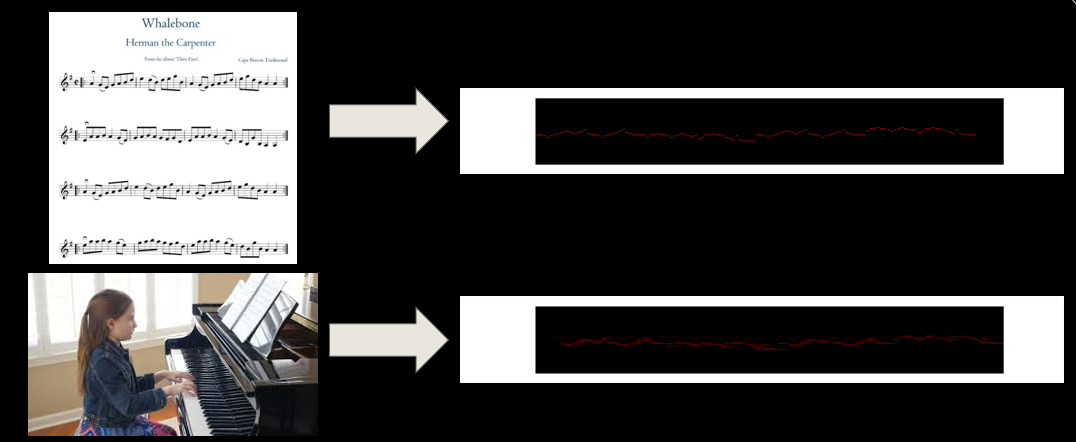
#> input picture img.png, 1076 x 442 px
$ python -i img_processing.py   (imports and definitions only)
#> lines starting #> are read from the running program, lines starting #| are printed output that depends on the picture; after the words box and inside, x2 and y2 are one past the last pixel; in counts of white or black regions, pixels touching at a corner belong together
import cv2
import numpy as np


def process_image(input_image_path, output_image_path_prefix):
    # Load the image
#> called with input_image_path = 'img.png', output_image_path_prefix = 'out.png'
    img_sheet = cv2.imread(input_image_path)
#> img_sheet is the input picture: shape (442, 1076, 3); mean B, G, R 70.9, 71.2, 72

    # Find black rectangles in the image
    black_rectangles = find_black_rectangles(img_sheet, input_image_path)

    # Crop black rectangle
    cropped_rectangle = crop_black_rectangle(img_sheet, black_rectangles)

    # Save cropped rectangle if it exists
    if cropped_rectangle is not None:
        cv2.imwrite(f"{output_image_path_prefix}_cropped_rectangle.jpg", cropped_rectangle)

    # Stretch the cropped rectangle
    if cropped_rectangle is not None:
        # Reduce noise
        reduced_noise_image = reduce_noise(cropped_rectangle,output_image_path_prefix)
        cv2.imwrite(f"{output_image_path_prefix}_reduced_noise.jpg",reduced_noise_image)

        # Pixelate image
        pixelated_image = pixelate(reduced_noise_image, 5)
        cv2.imwrite(f"{output_image_path_prefix}_pixelated.jpg", pixelated_image)

        img_sheet_cropped_stretched = crop_and_stretch(pixelated_image)
        cv2.imwrite(f"{output_image_path_prefix}_cropped_and_stretched.jpg", img_sheet_cropped_stretched)

        # Detect red lines
        red_lines = detect_red_lines(img_sheet_cropped_stretched)
        red_lines = sorted(red_lines, key=lambda x: x[0])  # Sort red lines by start position

        # Print the total number of red lines detected
        print(f"Total red lines detected: {len(red_lines)}")

        # Calculate the height from the detected red lines
        if red_lines:
            height = red_lines[0][2][1] - red_lines[0][0][1]
        else:
            height = 0

        # Put lines on the start and end positions of all red lines
        for line_num, (start_pos1, start_pos2, end_pos1, end_pos2) in enumerate(red_lines):
            # Draw blue line from first start position to second start position
            cv2.line(img_sheet_cropped_stretched, (start_pos1[0], start_pos1[1]), (start_pos2[0], start_pos2[1]), (255, 255, 255), 2)  # Blue color

            # Draw green line from first end position to second end position
            cv2.line(img_sheet_cropped_stretched, (end_pos1[0], end_pos1[1]), (end_pos2[0], end_pos2[1]), (0, 255, 0),
                     2)  # Green color

        # Save the image with colored lines drawn
        cv2.imwrite(f"{output_image_path_prefix}_detected_lines.jpg", img_sheet_cropped_stretched)

        return red_lines

def reduce_noise(image, filename, morph_kernel_size=5):
    # Convert the image to the HSV color space
    hsv = cv2.cvtColor(image, cv2.COLOR_BGR2HSV)
    cv2.imwrite(f"{filename}_hsv.jpg", hsv)
    # Define lower and upper bounds for red color in HSV
    lower_red = np.array([0, 80, 80])
    upper_red = np.array([10, 255, 255])

    # Create a mask to isolate red color
    red_mask = cv2.inRange(hsv, lower_red, upper_red)
    cv2.imwrite(f"{filename}_red_mask.jpg", red_mask)

    # Apply a morphological operation (opening) to remove small noise
    kernel = np.ones((morph_kernel_size, morph_kernel_size), np.uint8)
    opened_mask = cv2.morphologyEx(red_mask, cv2.MORPH_OPEN, kernel)
    cv2.imwrite(f"{filename}_morphology.jpg", opened_mask)

    # Bitwise-AND the original image with the cleaned mask
    # first parameter: source image;
    # second parameter: destination image;
    # third parameter: result image afer performing morphological opening operation;
    result = cv2.bitwise_and(image, image, mask=opened_mask)
    cv2.imwrite(f"{filename}_bitwise.jpg", result)

    return result


def detect_red_lines(image, min_distance=10):
    red_lines = []
    height, width, _ = image.shape
    scanned_positions = set()  # Set to store scanned positions

    # 1. Vertically Search for Red Color (First Start Position)
    for y in range(image.shape[0] - 1, -1, -1):  # Iterate over rows (from bottom to top)
        for x in range(image.shape[1]):  # Iterate over columns (from left to right)
            # Check if the pixel at coordinates (x, y) is red and if it has not been scanned before
            if is_red_pixel(image[y, x]) and (x, y) not in scanned_positions:
                # Record the coordinates as the first start position
                first_start_position = (x, y)
                scanned_positions.add((x, y))  # Add the position to scanned positions

                # Initialize second_start_position and first_end_position
                second_start_position = None
                first_end_position = None

                # 2. Continue Vertically to Find the End of Red Color (Second Start Position)
                for y_end in range(y - 1, -1, -1):  # Continue from first start position upwards
                    if not is_red_pixel(image[y_end, x]):
                        # Record the coordinates as the second end position
                        second_start_position = (x, y_end)
                        break  # Exit the loop once the second end position is found

                # Ensure second_start_position is found before proceeding
                if second_start_position is not None:
                    # 3. Calculate Height
                    height = second_start_position[1] - first_start_position[1]

                    # 4. Horizontal Search for Red Color (First End Position)
                    for x_end in range(x, width):
                        if not is_red_pixel(image[first_start_position[1], x_end]):
                            # Record the coordinates of the last pixel with red color as the first end position
                            first_end_position = (x_end - 1, first_start_position[1])
                            # Store all scanned positions during horizontal search
                            scanned_positions.update((x, first_start_position[1]) for x in range(x, x_end))
                            break

                    # Check if first_end_position is found before proceeding
                    if first_end_position is None:
                        # If the loop completes without finding any non-red pixel,
                        # consider the last pixel in the row as the first end position
                        first_end_position = (width - 1, first_start_position[1])

                    # 5. Calculate Second End Position
                    second_end_position = (first_end_position[0], first_end_position[1] + height)

                    # 6. Check if this line overlaps with any existing line
                    is_overlapping = False
                    for line in red_lines:
                        _, _, existing_end1, existing_end2 = line
                        if abs(existing_end1[0] - first_end_position[0]) < min_distance and \
                                abs(existing_end1[1] - first_end_position[1]) < min_distance and \
                                abs(existing_end2[0] - second_end_position[0]) < min_distance and \
                                abs(existing_end2[1] - second_end_position[1]) < min_distance:
                            is_overlapping = True
                            break

                    # 7. If not overlapping, add the line to red_lines
                    if not is_overlapping:
                        red_lines.append(
                            (first_start_position, second_start_position, first_end_position, second_end_position))

    return red_lines


def is_red_pixel(pixel):
    # Check if the pixel is red based on its HSV values or any other criterion
    # Implement this function according to your requirements
    # For simplicity, we'll assume any pixel with non-zero Red channel is red
    return pixel[2] > 0


def pixelate(image, pixel_size):
    # Resize the image to a smaller size
    small = cv2.resize(image, None, fx=1/pixel_size, fy=1/pixel_size, interpolation=cv2.INTER_NEAREST)

    # Resize the small image back to the original size
    pixelated = cv2.resize(small, (image.shape[1], image.shape[0]), interpolation=cv2.INTER_NEAREST)

    return pixelated


def find_black_rectangles(img, input_image_path):
    # Convert the image to grayscale
#> called with input_image_path = 'img.png'
    img_gray = cv2.cvtColor(img, cv2.COLOR_BGR2GRAY)
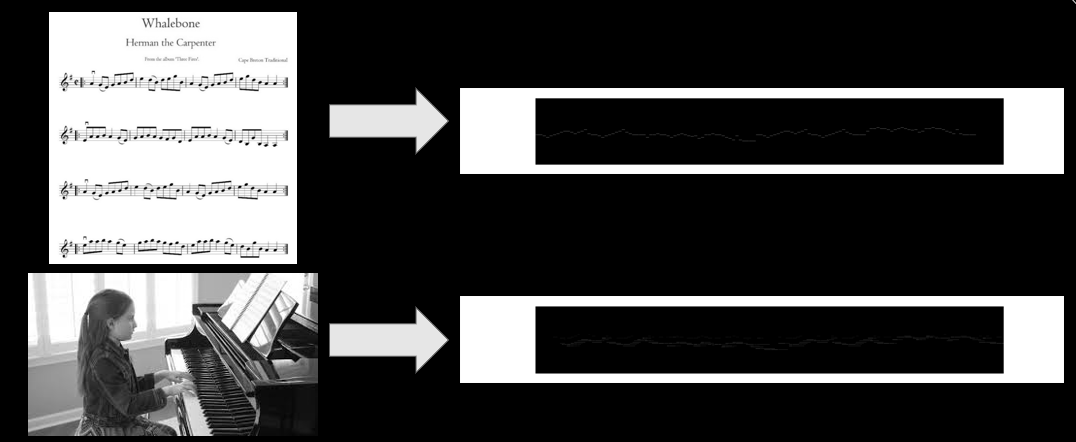
#> img_gray: shape (442, 1076); min 0, max 255, mean 71.4

    # Apply adaptive thresholding to obtain a binary image
    binary_img = cv2.adaptiveThreshold(img_gray, 255, cv2.ADAPTIVE_THRESH_GAUSSIAN_C, cv2.THRESH_BINARY_INV, 11, 2)
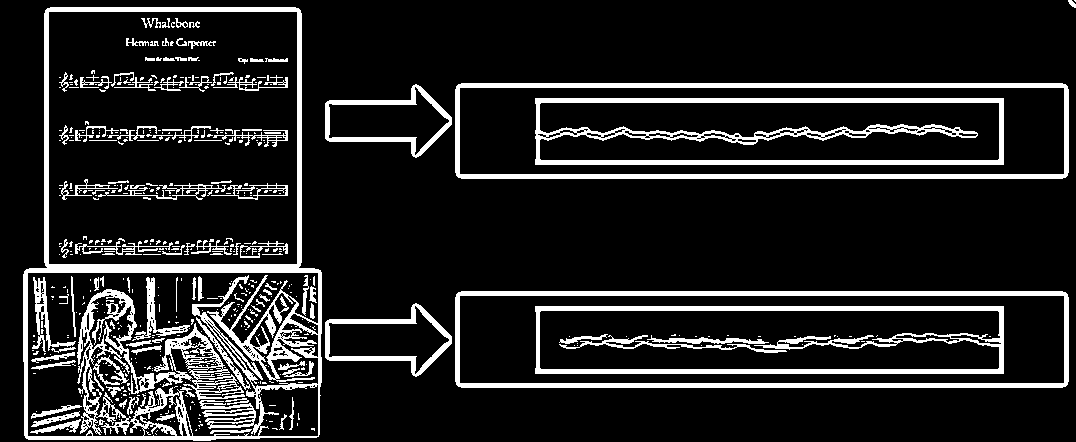
#> binary_img: shape (442, 1076); 13.6% white; 492 white regions (379 under 20 px)
    cv2.imwrite(f"{input_image_path}_binary.jpg", binary_img)

    # Find contours in the binary image
    contours, _ = cv2.findContours(binary_img, cv2.RETR_EXTERNAL, cv2.CHAIN_APPROX_SIMPLE)
#> contours = 7 contours, 1 with area under 20; largest, box (x1, y1, x2, y2) and area: (23, 7, 322, 441) 117606, (455, 291, 1069, 388) 58800, (455, 83, 1069, 179) 58187, (325, 303, 452, 377) 5328, (325, 84, 452, 158) 5328, (1068, 0, 1076, 8) 26

    # Filter contours based on area
    min_contour_area = 100
    black_rectangles = [contour for contour in contours if cv2.contourArea(contour) > min_contour_area]
#> black_rectangles = 5 contours; box (x1, y1, x2, y2) and area: (23, 7, 322, 441) 117606, (455, 291, 1069, 388) 58800, (455, 83, 1069, 179) 58187, (325, 303, 452, 377) 5328, (325, 84, 452, 158) 5328

    # Draw contours on the original image
    img_with_contours = img.copy()
    cv2.drawContours(img_with_contours, black_rectangles, -1, (0, 255, 0), 2)  # Green color, thickness 2
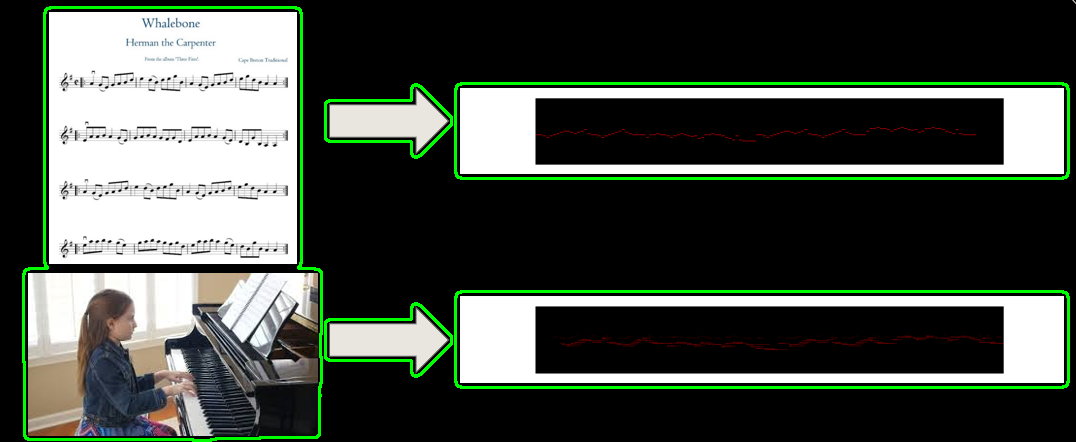
#> img_with_contours: shape (442, 1076, 3); 3.17% of pixels changed, all inside (x1, y1, x2, y2) = (22, 6, 1070, 442)
    cv2.imwrite(f"{input_image_path}_contour.jpg", img_with_contours)

    return black_rectangles

def crop_black_rectangle(img, rectangles):
    if rectangles:
        rect = rectangles[0]  # Select the first rectangle found
#> rect = contour of 36 points, box (x1, y1, x2, y2) (325, 303, 452, 377), area 5328
        x, y, w, h = cv2.boundingRect(rect)
#> x = 325; y = 303; w = 127; h = 74
        cropped_rect = img[y:y + h, x:x + w]
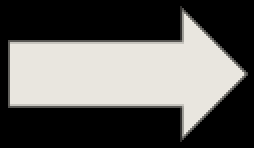
#> cropped_rect: shape (74, 127, 3) (shown 2 times larger); mean B, G, R 91.4, 94.3, 95.6
#> in reduce_noise, `hsv = cv2.cvtColor(image, cv2.COLOR_BGR2HSV)`: hsv: shape (74, 127, 3); mean H, S, V 9.3, 4.9, 95.6
#> in reduce_noise, `red_mask = cv2.inRange(hsv, lower_red, upper_red)`: red_mask: shape (74, 127); every value is 0
#> in reduce_noise, `result = cv2.bitwise_and(image, image, mask=opened_mask)`: result: shape (74, 127, 3); every value is 0
        return cropped_rect
    else:
        return None


def crop_and_stretch(img):
    # Find the first and last non-black columns
    non_black_cols = np.where(np.any(img != 0, axis=0))[0]
#> non_black_cols = empty array
    if non_black_cols.size:
        start_col = non_black_cols[0]
        end_col = non_black_cols[-1]
    else:
        # If no non-black columns found, return the original image
        return img

    # Crop the image based on the bounding box of non-black regions along the width
    cropped_img = img[:, start_col:end_col + 1]

    # Calculate the original width
    original_width = img.shape[1]

    # Stretch the cropped image horizontally to match the original width
    stretched_img = cv2.resize(cropped_img, (original_width, cropped_img.shape[0]))

    return stretched_img

>>> result = process_image('img.png', 'out.png')
#> in process_image, `red_lines = detect_red_lines(img_sheet_cropped_stretched)`: red_lines = []
#| Total red lines detected: 0
#> result = []

$ run again, on img_1.png
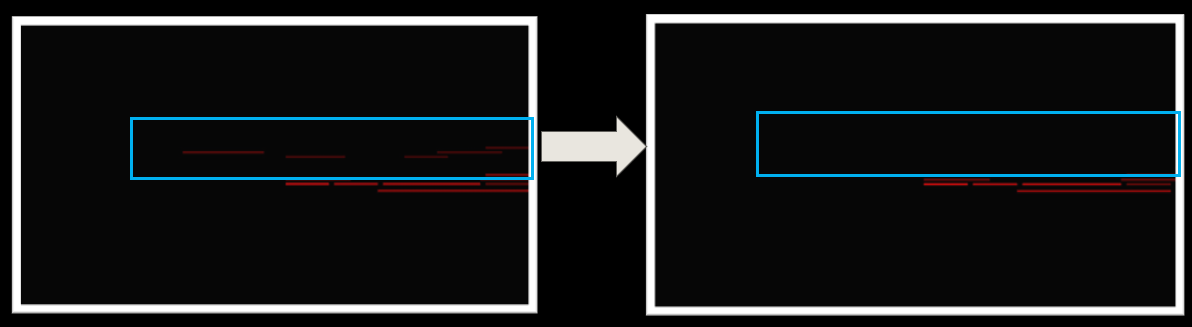
#> input picture img_1.png, 1192 x 327 px
#> in process_image, img_sheet is the input picture: shape (327, 1192, 3); mean B, G, R 28, 27.1, 25.4
#> in find_black_rectangles, `binary_img = cv2.adaptiveThreshold(img_gray, 255, cv2.ADAPTIVE_THRESH_..`:
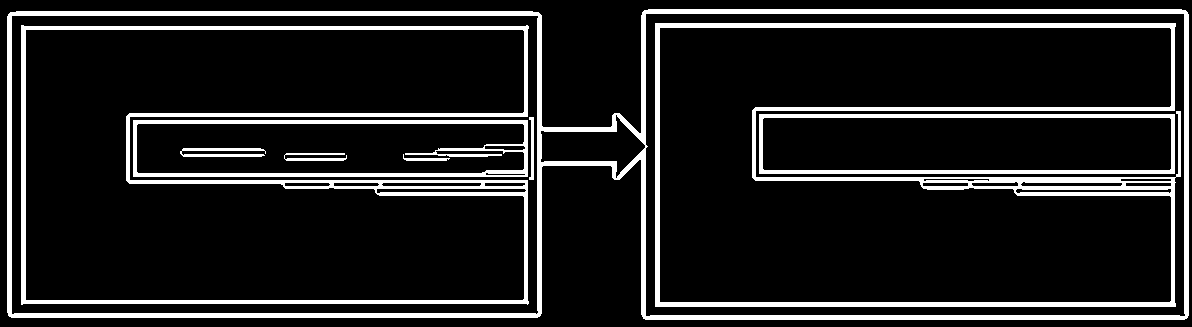
#> binary_img: shape (327, 1192); 13.1% white; 9 white regions
#> contours = 1 contour; box (x1, y1, x2, y2) and area: (7, 9, 1189, 320) 337030
#> in find_black_rectangles, `black_rectangles = [contour for contour in contours if cv2.contourArea..`: black_rectangles has the same summary as contours
#> img_with_contours: shape (327, 1192, 3); 2.75% of pixels changed, all inside (x1, y1, x2, y2) = (6, 8, 1190, 321)
#> in process_image, `black_rectangles = find_black_rectangles(img_sheet, input_image_path)`: black_rectangles has the same summary as contours in find_black_rectangles
#> rect = contour of 67 points, box (x1, y1, x2, y2) (7, 9, 1189, 320), area 337030
#> x = 7; y = 9; w = 1182; h = 311
#> hsv: shape (311, 1182, 3); mean H, S, V 2.2, 7.5, 30.6
#> in reduce_noise, `red_mask = cv2.inRange(hsv, lower_red, upper_red)`:
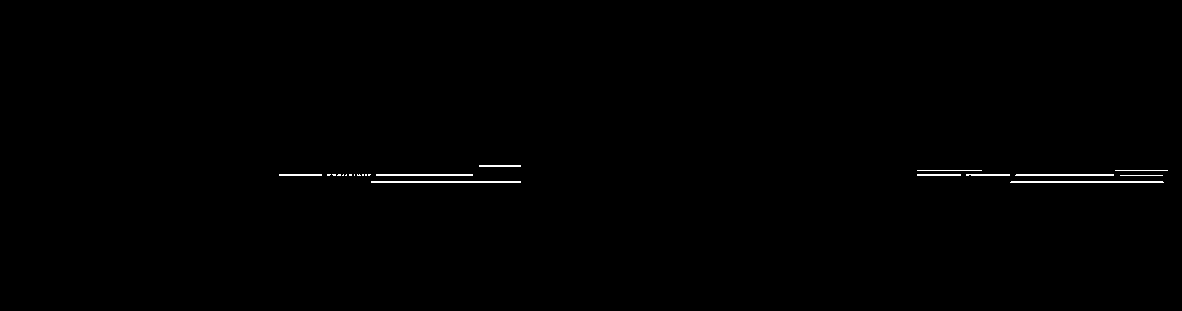
#> red_mask: shape (311, 1182); 0.42% white in thin lines or dots, all inside (x1, y1, x2, y2) = (279, 165, 1168, 183)
#> opened_mask: shape (311, 1182); every value is 0
#> small: shape (62, 236, 3); every value is 0
#> non_black_cols = empty array
#> in process_image, `red_lines = detect_red_lines(img_sheet_cropped_stretched)`: red_lines = []
#| Total red lines detected: 0

$ run again, on img_2.png
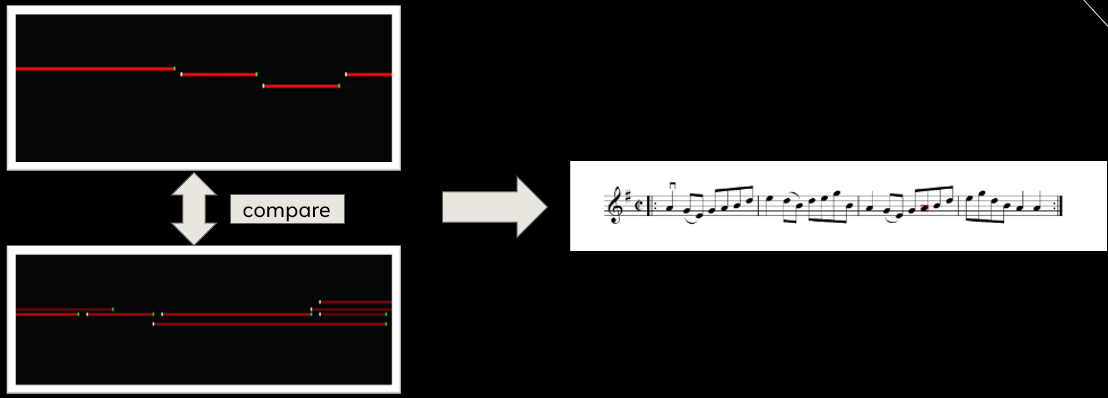
#> input picture img_2.png, 1108 x 398 px
#> in process_image, img_sheet is the input picture: shape (398, 1108, 3); mean B, G, R 42.4, 42.6, 43.7
#> in find_black_rectangles, `binary_img = cv2.adaptiveThreshold(img_gray, 255, cv2.ADAPTIVE_THRESH_..`:
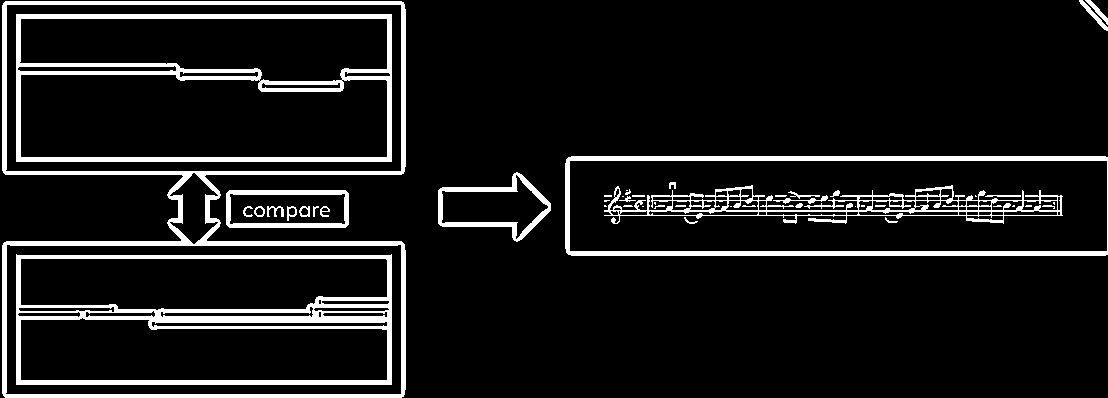
#> binary_img: shape (398, 1108); 9.9% white; 49 white regions (17 under 20 px)
#> contours = 6 contours; box (x1, y1, x2, y2) and area: (2, 1, 406, 398) 135048, (565, 156, 1108, 256) 53629, (438, 172, 551, 242) 4518, (226, 190, 349, 228) 4496, (1079, 0, 1108, 31) 140, (1085, 0, 1108, 25) 102
#> in find_black_rectangles, `black_rectangles = [contour for contour in contours if cv2.contourArea..`: black_rectangles has the same summary as contours
#> img_with_contours: shape (398, 1108, 3); 2.95% of pixels changed, all inside (x1, y1, x2, y2) = (1, 0, 1108, 398)
#> in process_image, `black_rectangles = find_black_rectangles(img_sheet, input_image_path)`: black_rectangles has the same summary as contours in find_black_rectangles
#> rect = [[229, 190], [226, 193], [226, 224], [229, 227], [345, 227], [348, 224], [348, 193], [345, 190]]
#> x = 226; y = 190; w = 123; h = 38
#> in crop_black_rectangle, `cropped_rect = img[y:y + h, x:x + w]`:
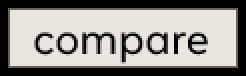
#> cropped_rect: shape (38, 123, 3) (shown 2 times larger); mean B, G, R 139.8, 144.3, 146.1
#> hsv: shape (38, 123, 3); mean H, S, V 14.8, 7.8, 146.1
#> red_mask: shape (38, 123); every value is 0
#> non_black_cols = empty array
#> in process_image, `red_lines = detect_red_lines(img_sheet_cropped_stretched)`: red_lines = []
#| Total red lines detected: 0
